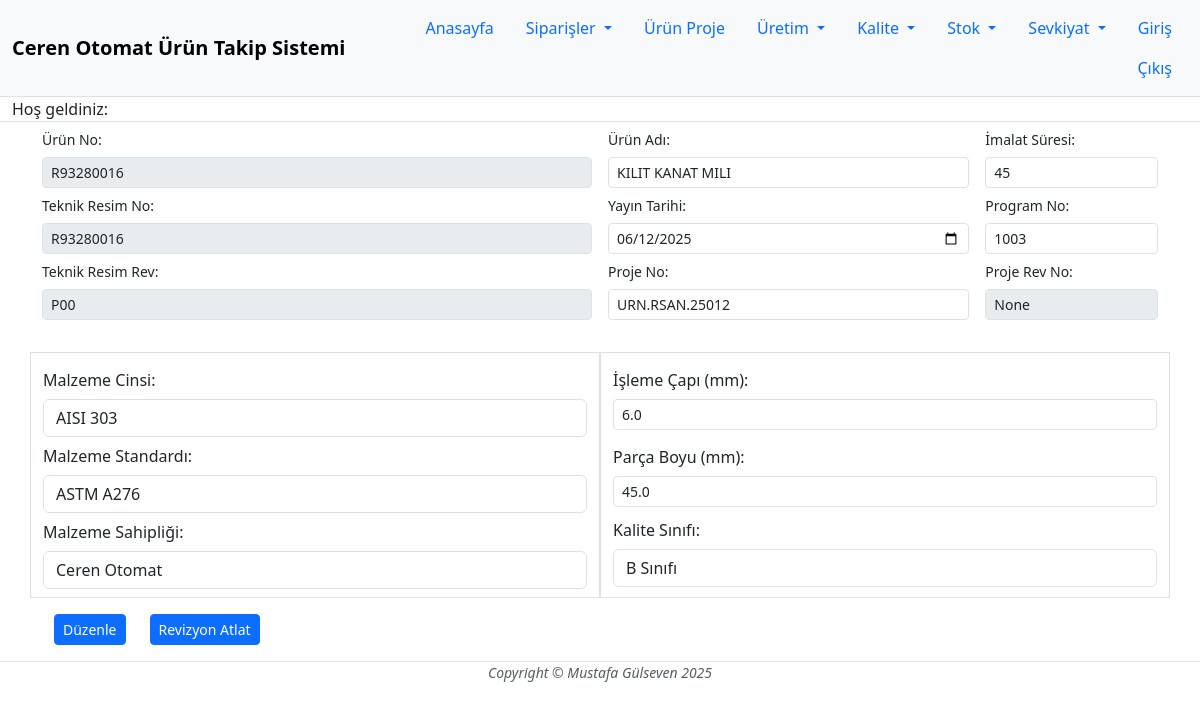
Page /proje-edit/1 on the committed database.
### main.py (models this page shows)
class Proje(db.Model):
    __tablename__ = "proje"
    id: Mapped[int] = mapped_column(Integer, primary_key=True)
    urn_no: Mapped[str] = mapped_column(String(100), unique=False, nullable=False)
    tkr_no: Mapped[str] = mapped_column(String(100), unique=False, nullable=False)
    tkr_rev_no: Mapped[str] = mapped_column(String(10), unique=False, nullable=False)
    urn_adi: Mapped[str] = mapped_column(String(250), unique=False, nullable=False)
    prj_no: Mapped[str] = mapped_column(String(250), unique=True, nullable=True)
    prj_rev = relationship('Projerevtakip', back_populates="prj")
    kal_class: Mapped[str] = mapped_column(String(50), unique=False, nullable=True)
    cap: Mapped[float]=mapped_column(Float,unique=False,nullable=True)
    boy: Mapped[float] = mapped_column(Float, unique=False, nullable=True)
    project=relationship("Satir", back_populates="urn")
    malz_id: Mapped[int] = mapped_column(Integer, ForeignKey('malzeme.id'), nullable=True)
    malz = relationship('Malzeme')
    lot = relationship('Lot', back_populates="proje")
    cihaz = relationship('Projecihaz', back_populates="proje")
    prog: Mapped[str] = mapped_column(String(250), unique=False, nullable=True)
    stat: Mapped[str] = mapped_column(String(250), default="Açık",unique=False, nullable=True)
    opr = relationship('Projeopr', back_populates="proje")
    malz_sah: Mapped[str] = mapped_column(String(250), unique=False, nullable=True)
    proj_rev_no: Mapped[int] = mapped_column(Integer, default=0,  nullable=True)
    teklif_sure: Mapped[int] = mapped_column(Integer, nullable=True)
    yay_tarh: Mapped[date] = mapped_column(Date, default=date.today(), nullable=True)
    rev_tarh: Mapped[date] = mapped_column(Date, default=date.today(), nullable=True)

class Malzeme(db.Model):
    __tablename__ = "malzeme"
    id: Mapped[int] = mapped_column(Integer, primary_key=True)
    malz_name: Mapped[str] = mapped_column(String(100), unique=False, nullable=False)
    malz_standrt: Mapped[str] = mapped_column(String(100), unique=False, nullable=False)

### main.py (the view, shortened to what this page needs)
@app.route("/proje-edit/<int:prj_id>", methods=["GET","POST"])
def proje_edit(prj_id):
    proje_to_edit=db.get_or_404(Proje,prj_id)
    malz=[m[0] for m in db.session.query(Malzeme.malz_name).distinct().all()]
    malz_stan = [s[0] for s in db.session.query(Malzeme.malz_standrt).distinct().all()]
    return render_template("proje-edit.html", logged_in=current_user.is_authenticated, user=current_user, proje=proje_to_edit, malz=malz, malz_stan=malz_stan)

### templates/proje-edit.html (shortened to what this page needs)
{% from "bootstrap5/form.html" import render_form %}{% include "header.html" %}
<div class="container">
          <form class="needs-validation editable-form"  name="sip" action="{{ url_for('proje_edit', prj_id=proje.id ) }}" method="post" >
              <div class="row g-3 justify-content-end">
                  <div class="col-md-6">
                      <div class="col-auto ">
                          <label  class="col-form-label filtre " >Ürün No:</label>
                      </div>
                      <div class="col-auto">
                          <input type="text"  class="form-control form-control-sm modal-form" value="{{proje.urn_no}}" name="urn_no" required disabled>
                      </div>
                      <div class="col-auto ">
                        <label  class="col-form-label filtre " >Teknik Resim No:</label>
                      </div>
                      <div class="col-auto">
                        <input type="text"  class="form-control form-control-sm modal-form " value="{{proje.tkr_no}}" name="tkr_no" required disabled>
                      </div>
                      <div class="col-auto ">
                        <label  class="col-form-label filtre " >Teknik Resim Rev:</label>
                      </div>
                      <div class="col-auto">
                        <input type="text"  class="form-control form-control-sm modal-form " value="{{proje.tkr_rev_no}}" name="tkr_revno" required  disabled>
                      </div>
                  </div>
                  <div class="col-md-6">
                               <div class="col-auto ">
                                   <div class="row g-3 justify-content-end">
                                       <div class="col-md-8">
                                            <label  class="col-form-label filtre " >Ürün Adı:</label>
                                       </div>
                                       <div class="col-md-4">
                                            <label  class="col-form-label filtre " >İmalat Süresi:</label>
                                       </div>
                                   </div>
                               </div>
                               <div class="col-auto">
                                   <div class="row g-3 justify-content-end">
                                       <div class="col-md-8">
                                            <input type="text"  class="form-control form-control-sm modal-form " value="{{proje.urn_adi}}" name="urn_adi" required>
                                       </div>
                                       <div class="col-md-4">
                                            <input type="text"  class="form-control form-control-sm modal-form " value="{{proje.teklif_sure}}" name="teklif_sure" >
                                       </div>
                                   </div>
                               </div>
                               <div class="col-auto ">
                                   <div class="row g-3 justify-content-end">
                                       <div class="col-md-8">
                                            <label  class="col-form-label filtre" >Yayın Tarihi:</label>
                                       </div>
                                       <div class="col-md-4">
                                            <label class="col-form-label filtre " >Program No:</label>
                                        </div>
                                   </div>
                               </div>
                                <div class="col-auto">
                                    <div class="row g-3 justify-content-end">
                                        <div class="col-md-8">
                                            <input type="date" id="sip-tarih" class="form-control form-control-sm modal-form" value="{{proje.yay_tarh}}"  name="yay_tarih"  >
                                        </div>
                                        <div class="col-md-4">
                                            <input type="text"  class="form-control form-control-sm modal-form " value="{{proje.prog}}" name="prj_prog" >
                                        </div>
                                    </div>
                                </div>
                                <div class="col-auto ">
                                    <div class="row g-3 justify-content-end">
                                        <div class="col-md-8">
                                            <label class="col-form-label filtre " >Proje No:</label>
                                        </div>
                                        <div class="col-md-4">
                                            <label class="col-form-label filtre " >Proje Rev No:</label>
                                        </div>
                                    </div>
                                </div>
                                <div class="col-auto">
                                    <div class="row g-3 justify-content-end">
                                        <div class="col-md-8">
                                            <input type="text"  class="form-control form-control-sm modal-form " value="{{proje.prj_no}}" name="prj_no" >
                                        </div>
                                        <div class="col-md-4">
                                            <input type="text"  class="form-control form-control-sm modal-form " value="{{proje.proj_rev_no}}" name="prj_revno" required disabled>
                                        </div>
                                    </div>
                                </div>
                  </div>
              </div>
              <div class="row mt-3">
                  <div class="col-md-6 my-3 py-2 border">
                      <div class="col-auto">
                          <label  class="col-form-label malz " >Malzeme Cinsi:</label>
                      </div>
                      <div class="col-auto">
                          <select id="malzeme" name="malzeme_name" class="form-control">
                              {% for m in malz %}
                              <option value="{{m}}" {% if proje.malz.malz_name ==m: %} selected {% endif %}>{{m}}</option>
                              {% endfor %}
                          </select>
                      </div>
                      <div class="col-auto">
                          <label  class="col-form-label malz " >Malzeme Standardı:</label>
                      </div>
                      <div class="col-auto">
                          <select id="malzemestan" name="malzemestan" class="form-control">
                              {% for s in malz_stan %}
                              <option value="{{s}}" {% if proje.malz.malz_standrt ==s: %} selected {% endif %}>{{s}}</option>
                              {% endfor %}
                          </select>
                      </div>
                      <div class="col-auto">
                          <label  class="col-form-label malz " >Malzeme Sahipliği:</label>
                      </div>
                      <div class="col-auto">
                          <select id="malzemesa" name="malzemesa" class="form-control">
                              <option value="Ceren Otomat"{% if proje.malz_sah =="Ceren Otomat": %} selected {% endif %}>Ceren Otomat</option>
                          </select>
                      </div>
                  </div>
                  <div class="col-md-6 my-3 py-2 border">
                      <div class="col-auto">
                          <label  class="col-form-label malz " >İşleme Çapı (mm):</label>
                      </div>
                      <div class="col-auto">
                          <input type="number" step="0.01" class="form-control form-control-sm modal-form" value="{{proje.cap}}"  name="isl_cap" required >
                      </div>
                      <div class="col-auto mt-2">
                          <label  class="col-form-label malz " >Parça Boyu (mm):</label>
                      </div>
                      <div class="col-auto">
                          <input type="number" step="0.01"  class="form-control form-control-sm modal-form"  value="{{proje.boy}}" name="parc_boy" required >
                      </div>
                      <div class="col-auto mt-1">
                          <label  class="col-form-label malz " >Kalite Sınıfı:</label>
                      </div>
                      <div class="col-auto">
                          <select id="kal_sın" name="kal_sınıf" class="form-control">
                              <option value="B" {% if proje.kal_class =="B": %} selected {% endif %}>B Sınıfı</option>
                          </select>
                      </div>
                  </div>
              </div>
              <div class="container-fluid">
                  <div class="row">
                      <div class="col-auto align-start mb-3">
                          <button  type="submit"  class="btn btn-primary btn-sm">Düzenle</button>
                      </div>
                      <div class="col-auto align-start mb-3">
                          <a href="{{ url_for('proje_rev_atlat', prj_id=proje.id ) }}"><button  type="button"  class="btn btn-primary btn-sm">Revizyon Atlat</button></a>
                      </div>
                  </div>
              </div>
          </form>
</div>
{% include "footer.html" %}

### static/css/styles.css (style rules this page uses)
.filtre { background-color: rgba(17, 56, 23, 0.08,0.9); font-size: 14px; }

### rows in the picture
Proje: urn_no "R93280016", tkr_no "R93280016", tkr_revno "P00", urn_adi "KILIT KANAT MILI", teklif_sure "45", yay_tarih "06/12/2025", prj_prog "1003", prj_no "URN.RSAN.25012", prj_revno "None", malzemesa "Ceren Otomat", isl_cap "6.0", parc_boy "45.0", kal_sınıf "B Sınıfı"
Malzeme: malzeme_name "AISI 303", malzemestan "ASTM A276"
